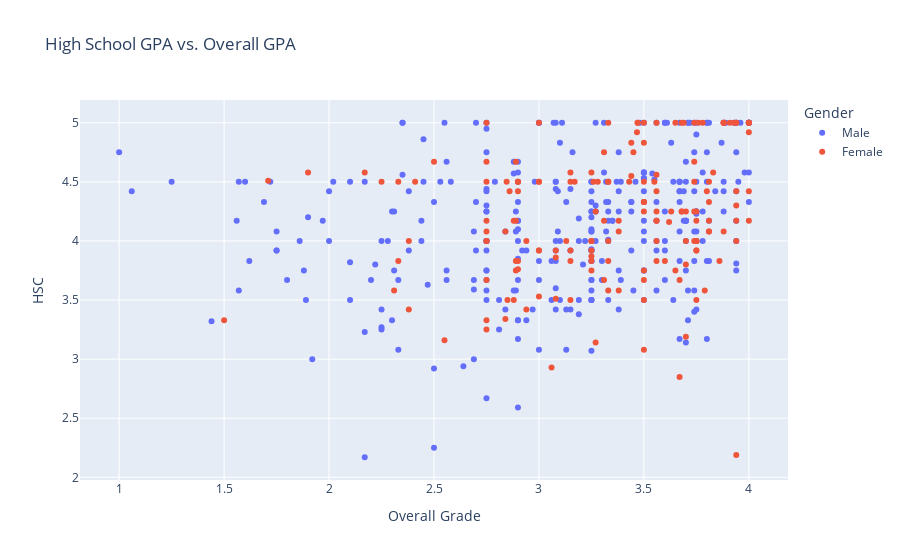

The notebook cell saved with this chart:
### Markdown cell above
Speficially, i want to get a deep look into these four variables the most to Determine their habits based of GPA. Attendance, Gaming, Prepreation, and Extra.

### Code cell
fig = px.scatter(df_copy2,x='Overall', y='HSC', color ="Gender", title='High School GPA vs. Overall GPA')
z= np.polyfit(df_copy2['Overall'], df_copy2['HSC'], 1)
p = np.poly1d(z)

fig.update_layout(
                  xaxis_title="Overall Grade",
                  yaxis_title="HSC"
                  )


fig.show()
plt.plot(df_copy2['Overall'],p(df_copy2['Overall']),"r--")

### Figure 1 — Plotly figure (JSON) as saved in the notebook; plotly's stock layout.template omitted (floating-point values rounded to 4 significant figures; data arrays with more than 128 entries replaced by an {"elided": "..."} marker saying what was removed)
{"data": [{"hovertemplate": "Gender=Male<br>Overall=%{x}<br>HSC=%{y}<extra></extra>", "legendgroup": "Male", "marker": {"color": "#636efa", "symbol": "circle"}, "mode": "markers", "name": "Male", "orientation": "v", "showlegend": true, "type": "scatter", "x": {"elided": "328 float values"}, "xaxis": "x", "y": {"elided": "328 float values"}, "yaxis": "y"}, {"hovertemplate": "Gender=Female<br>Overall=%{x}<br>HSC=%{y}<extra></extra>", "legendgroup": "Female", "marker": {"color": "#EF553B", "symbol": "circle"}, "mode": "markers", "name": "Female", "orientation": "v", "showlegend": true, "type": "scatter", "x": {"elided": "165 float values"}, "xaxis": "x", "y": {"elided": "165 float values"}, "yaxis": "y"}], "layout": {"legend": {"title": {"text": "Gender"}, "tracegroupgap": 0}, "title": {"text": "High School GPA vs. Overall GPA"}, "xaxis": {"anchor": "y", "domain": [0, 1], "title": {"text": "Overall Grade"}}, "yaxis": {"anchor": "x", "domain": [0, 1], "title": {"text": "HSC"}}}}
